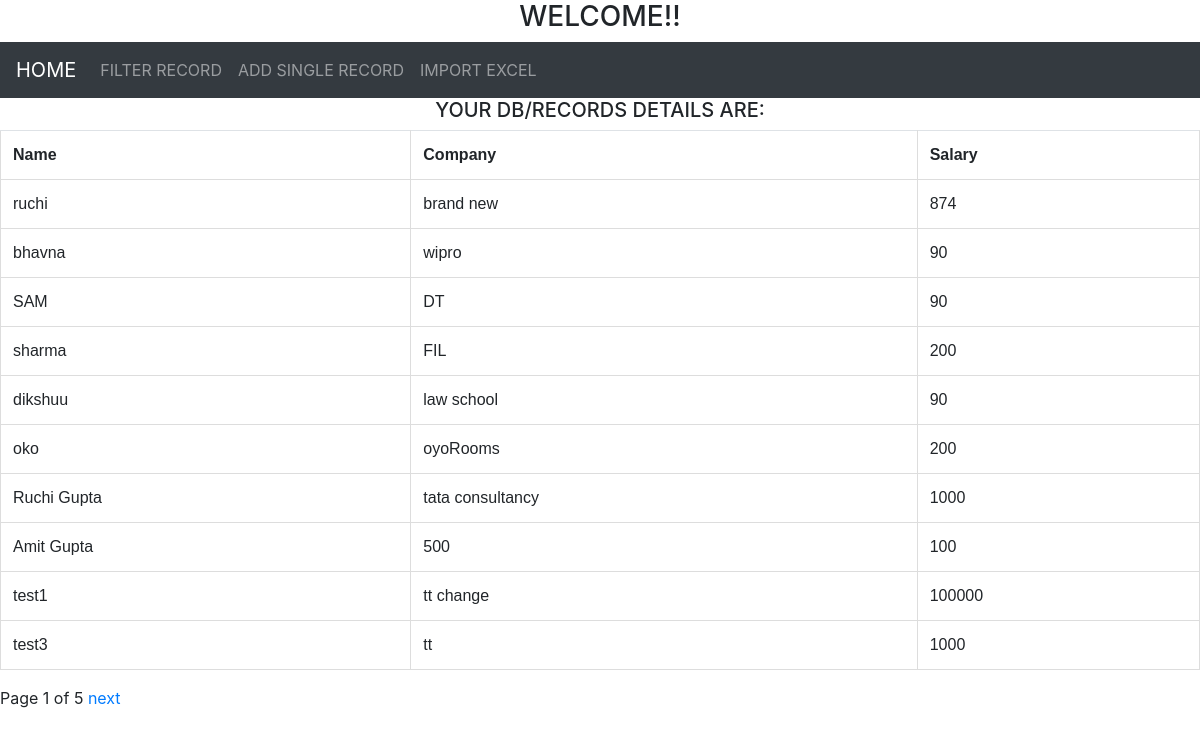
The page / on the database its author committed.
### app/models.py (models this page shows, shortened)
class employee(models.Model):
    name=models.CharField(max_length=200)
    company=models.CharField(max_length=200)
    salary=models.PositiveIntegerField()

### app/views.py (the view)
# urls.py: path('',views.EmployeeListView.as_view(),name='emp_list'),
class EmployeeListView(ListView):
    model = employee
    paginate_by = 10
    context_object_name = 'employee'
    template_name = 'employee_list.html'
    queryset = employee.objects.all()

### templates/employee_list.html (shortened to what this page needs)
<!DOCTYPE html>
{% extends 'base.html' %}
{% block body_block %}
<head>
</head>
<h5 style="text-align:center">YOUR DB/RECORDS DETAILS ARE:</h5>
<table class="table table-hover">
  <tr>
      <th> Name </th>
      <th> Company </th>
      <th> Salary </th>
  </tr>
   {% for i in employee %}
    <tr>
        <td>{{ i.name }}</td>
        <td>{{ i.company }}</td>
        <td>{{ i.salary }}</td>
    </tr>
    {% endfor %}
</table>
{% if page_obj.paginator.num_pages > 1 %}
    <span>Page {{ page_obj.number }} of {{ page_obj.paginator.num_pages }}</span>
    {% if page_obj.has_next %}
        <a href="?page={{ page_obj.next_page_number }}">next</a>
    {% endif %}
{% endif %}
{% endblock %}

### templates/base.html (shortened to what this page needs)
<!DOCTYPE html>
<html lang="en">
<head>
  <link rel="stylesheet" href="https://maxcdn.bootstrapcdn.com/bootstrap/4.5.0/css/bootstrap.min.css">
</head>
<body>
	<div><h3 style="text-align:center;">WELCOME!!</h3></div>
	<nav class="navbar navbar-expand-sm bg-dark navbar-dark">
	  <a class="navbar-brand" href="{% url 'emp_list' %}">HOME</a>
	  <ul class="navbar-nav">
		<li class="nav-item">
		  <a class="nav-link" href="{% url 'app:filter' %}">FILTER RECORD</a>
		</li>
	  </ul>
			  <ul class="navbar-nav">
		<li class="nav-item">
		  <a class="nav-link" href="{% url 'app:employee_create' %}">ADD SINGLE RECORD</a>
		</li>
	  </ul>
			  <ul class="navbar-nav">
		<li class="nav-item">
		  <a class="nav-link" href="{% url 'app:import_excel' %}">IMPORT EXCEL</a>
		</li>
	  </ul>
	</nav>
{% block body_block %}
{% endblock %}
</body>
</html>

### templates/employee_list.html (style rules this page uses)
table { font-family: arial, sans-serif; border-collapse: collapse; width: 100%; }
td, th { border: 1px solid #dddddd; text-align: left; padding: 8px; }

### rows shown on the page
employee: name "ruchi", company "brand new", salary "874"
employee: name "bhavna", company "wipro", salary "90"
employee: name "SAM", company "DT", salary "90"
employee: name "sharma", company "FIL", salary "200"
employee: name "dikshuu", company "law school", salary "90"
employee: name "oko", company "oyoRooms", salary "200"
employee: name "Ruchi Gupta", company "tata consultancy", salary "1000"
employee: name "Amit Gupta", company "500", salary "100"
employee: name "test1", company "tt change", salary "100000"
employee: name "test3", company "tt", salary "1000"

### other values the page prints
{{ page_obj.number }} "1"
{{ page_obj.paginator.num_pages }} "5"
